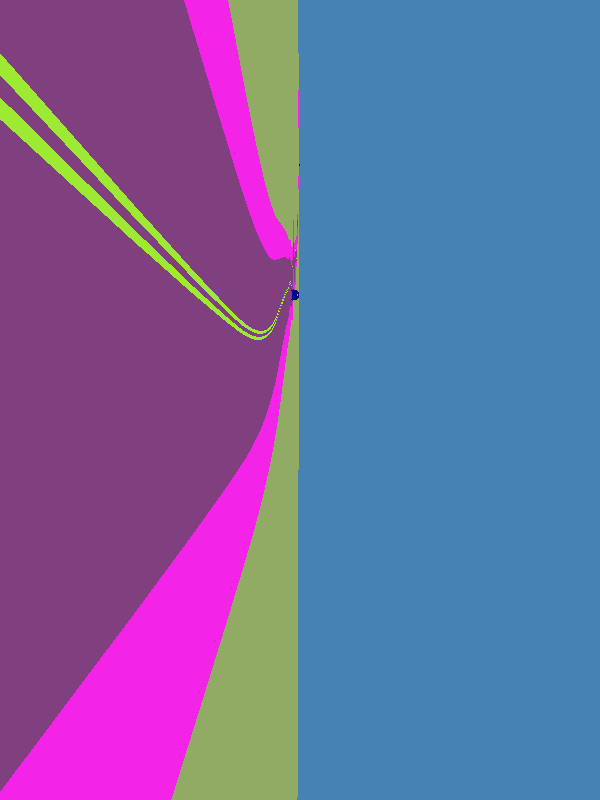
#> input picture Segmentation/image-to-coco-json-converter/dataset/lunar/mock_sim/seg_copy/10_556 - Copy.png, 600 x 800 px; its folder holds 4 pictures in this run
$ python rotate.py
#> lines starting #> are read from the running program, lines starting #| are printed output that depends on the picture
import cv2
import os

path = "./seg_copy"
listname = os.listdir(path)


for name in listname:

    im = cv2.imread(os.path.join(path,name))
#> im is the input picture: shape (800, 600, 3); mean B, G, R 160.5, 105.4, 111.4

    im = cv2.rotate(im, cv2.ROTATE_90_CLOCKWISE)
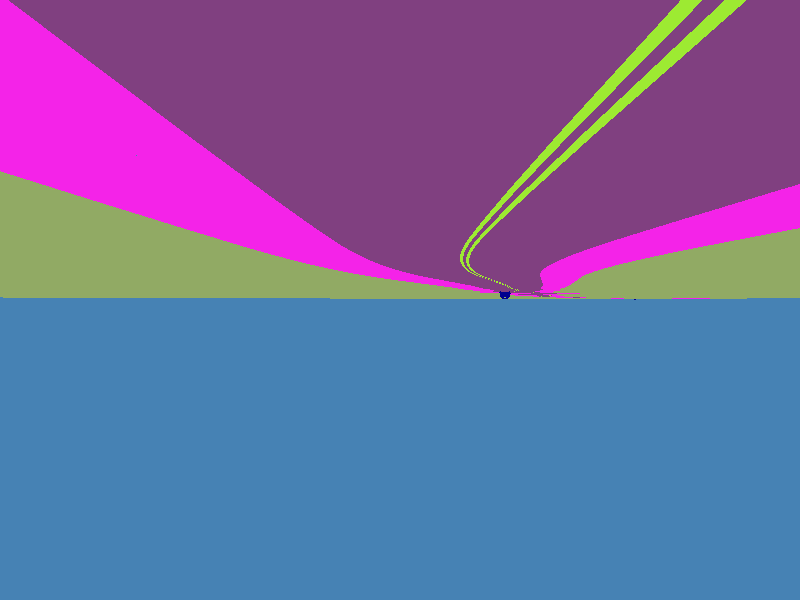
#> im: shape (600, 800, 3); mean B, G, R 160.5, 105.4, 111.4

    im = cv2.imwrite(os.path.join(path,name), im)
#> pass 2 of the loop `for name in listname:`:
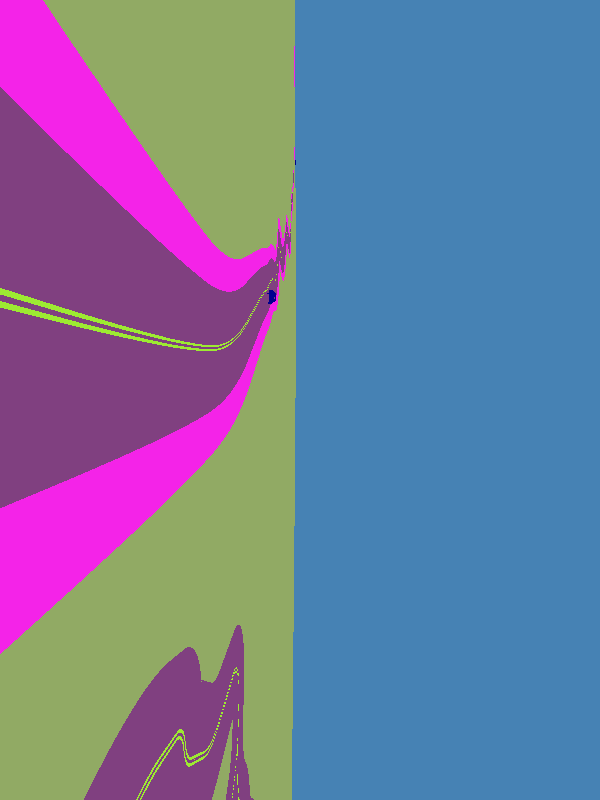
#> input picture Segmentation/image-to-coco-json-converter/dataset/lunar/mock_sim/seg_copy/1_449 - Copy.png, 600 x 800 px
#> im is the input picture: shape (800, 600, 3); mean B, G, R 156.9, 120.6, 113.1
#> `im = cv2.rotate(im, cv2.ROTATE_90_CLOCKWISE)`:
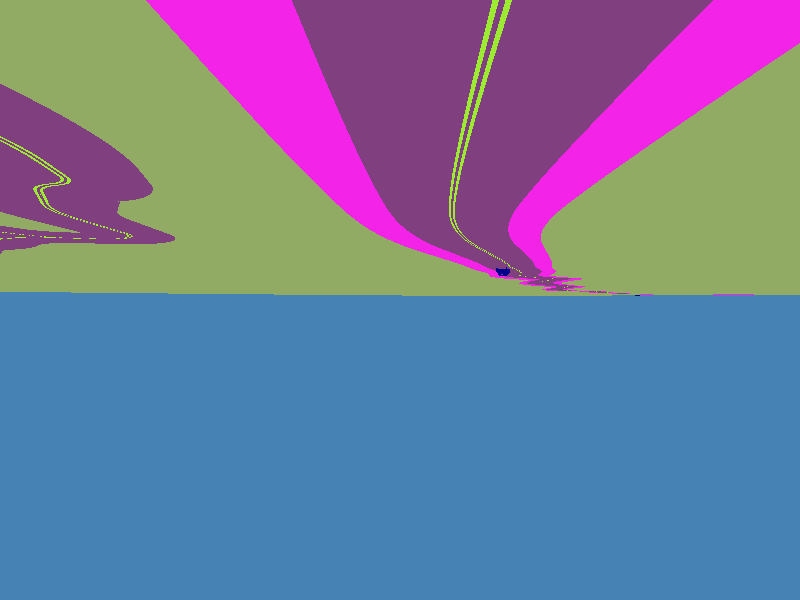
#> im: shape (600, 800, 3); mean B, G, R 156.9, 120.6, 113.1
#> pass 3 of the loop `for name in listname:`:
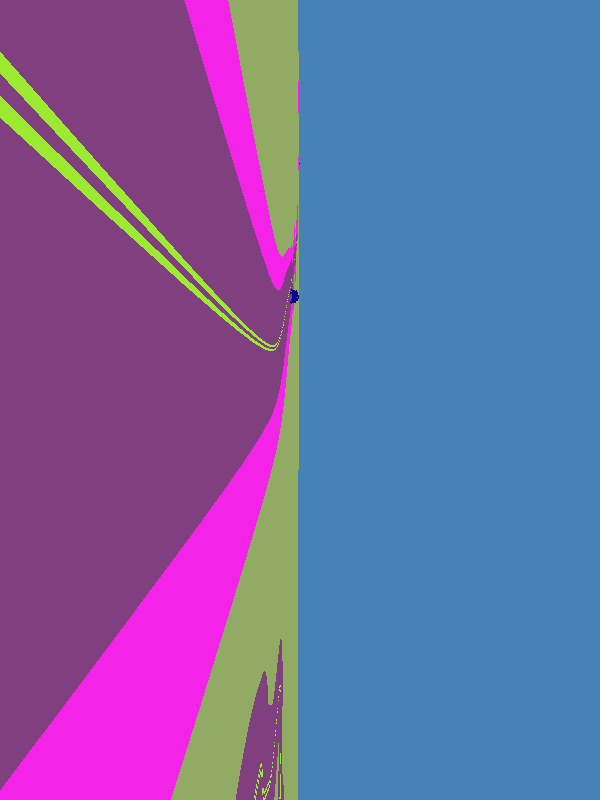
#> input picture Segmentation/image-to-coco-json-converter/dataset/lunar/mock_sim/seg_copy/2_460 - Copy.png, 600 x 800 px
#> im is the input picture: shape (800, 600, 3); mean B, G, R 160.7, 104.6, 111.3
#> `im = cv2.rotate(im, cv2.ROTATE_90_CLOCKWISE)`:
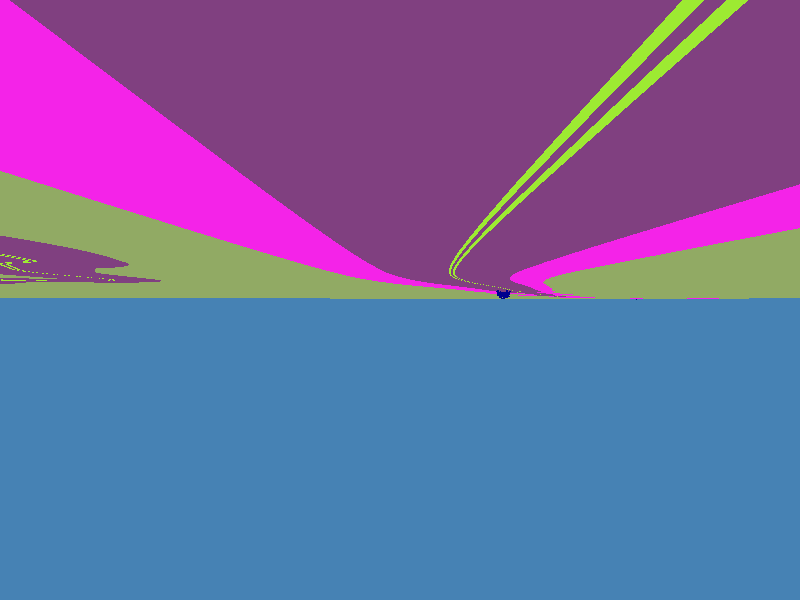
#> im: shape (600, 800, 3); mean B, G, R 160.7, 104.6, 111.3
#> the loop made 4 passes; the first 3 are shown
